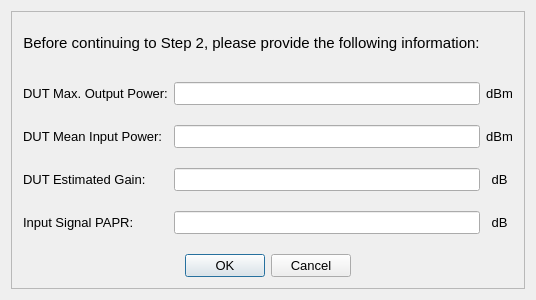
<?xml version="1.0" encoding="UTF-8"?>
<ui version="4.0">
 <class>safetycheck</class>
 <widget class="QDialog" name="safetycheck">
  <property name="geometry">
   <rect>
    <x>0</x>
    <y>0</y>
    <width>525</width>
    <height>300</height>
   </rect>
  </property>
  <property name="windowTitle">
   <string>safetycheck</string>
  </property>
  <layout class="QHBoxLayout" name="horizontalLayout">
   <item>
    <widget class="QFrame" name="frame">
     <property name="frameShape">
      <enum>QFrame::StyledPanel</enum>
     </property>
     <property name="frameShadow">
      <enum>QFrame::Raised</enum>
     </property>
     <layout class="QGridLayout" name="gridLayout" rowstretch="0,0,0,0,0,0,0,0,0,0">
      <property name="verticalSpacing">
       <number>20</number>
      </property>
      <item row="9" column="0" colspan="3">
       <widget class="QDialogButtonBox" name="safetyCheckButtons">
        <property name="font">
         <font>
          <family>Arial</family>
          <pointsize>10</pointsize>
         </font>
        </property>
        <property name="styleSheet">
         <string notr="true"/>
        </property>
        <property name="standardButtons">
         <set>QDialogButtonBox::Cancel|QDialogButtonBox::Ok</set>
        </property>
        <property name="centerButtons">
         <bool>true</bool>
        </property>
       </widget>
      </item>
      <item row="6" column="1">
       <widget class="QLineEdit" name="dutGain">
        <property name="font">
         <font>
          <pointsize>10</pointsize>
         </font>
        </property>
       </widget>
      </item>
      <item row="6" column="0">
       <widget class="QLabel" name="rfOutputLabel_2">
        <property name="font">
         <font>
          <family>Arial</family>
          <pointsize>10</pointsize>
         </font>
        </property>
        <property name="text">
         <string>DUT Estimated Gain:</string>
        </property>
       </widget>
      </item>
      <item row="4" column="0">
       <widget class="QLabel" name="rfInputLabel">
        <property name="font">
         <font>
          <family>Arial</family>
          <pointsize>10</pointsize>
         </font>
        </property>
        <property name="text">
         <string>DUT Max. Output Power:</string>
        </property>
       </widget>
      </item>
      <item row="8" column="1">
       <widget class="QLineEdit" name="paprCheck">
        <property name="font">
         <font>
          <pointsize>10</pointsize>
         </font>
        </property>
       </widget>
      </item>
      <item row="5" column="1">
       <widget class="QLineEdit" name="dutPower">
        <property name="font">
         <font>
          <pointsize>10</pointsize>
         </font>
        </property>
       </widget>
      </item>
      <item row="5" column="0">
       <widget class="QLabel" name="rfOutputLabel">
        <property name="font">
         <font>
          <family>Arial</family>
          <pointsize>10</pointsize>
         </font>
        </property>
        <property name="text">
         <string>DUT Mean Input Power:</string>
        </property>
       </widget>
      </item>
      <item row="8" column="2">
       <widget class="QLabel" name="rfInputLabel_4">
        <property name="font">
         <font>
          <family>Arial</family>
          <pointsize>10</pointsize>
         </font>
        </property>
        <property name="text">
         <string>dB</string>
        </property>
        <property name="alignment">
         <set>Qt::AlignCenter</set>
        </property>
       </widget>
      </item>
      <item row="4" column="1">
       <widget class="QLineEdit" name="dutMaxPower">
        <property name="font">
         <font>
          <pointsize>10</pointsize>
         </font>
        </property>
       </widget>
      </item>
      <item row="5" column="2">
       <widget class="QLabel" name="rfInputLabel_2">
        <property name="font">
         <font>
          <family>Arial</family>
          <pointsize>10</pointsize>
         </font>
        </property>
        <property name="text">
         <string>dBm</string>
        </property>
        <property name="alignment">
         <set>Qt::AlignCenter</set>
        </property>
       </widget>
      </item>
      <item row="0" column="0" colspan="2">
       <widget class="QLabel" name="label_4">
        <property name="font">
         <font>
          <family>Arial</family>
          <pointsize>11</pointsize>
         </font>
        </property>
        <property name="text">
         <string>Before continuing to Step 2, please provide the following information:</string>
        </property>
        <property name="alignment">
         <set>Qt::AlignCenter</set>
        </property>
       </widget>
      </item>
      <item row="8" column="0">
       <widget class="QLabel" name="rfOutputLabel_3">
        <property name="font">
         <font>
          <family>Arial</family>
          <pointsize>10</pointsize>
         </font>
        </property>
        <property name="text">
         <string>Input Signal PAPR:</string>
        </property>
       </widget>
      </item>
      <item row="6" column="2">
       <widget class="QLabel" name="rfInputLabel_3">
        <property name="font">
         <font>
          <family>Arial</family>
          <pointsize>10</pointsize>
         </font>
        </property>
        <property name="text">
         <string>dB</string>
        </property>
        <property name="alignment">
         <set>Qt::AlignCenter</set>
        </property>
       </widget>
      </item>
      <item row="4" column="2">
       <widget class="QLabel" name="rfInputLabel_5">
        <property name="font">
         <font>
          <family>Arial</family>
          <pointsize>10</pointsize>
         </font>
        </property>
        <property name="text">
         <string>dBm</string>
        </property>
        <property name="alignment">
         <set>Qt::AlignCenter</set>
        </property>
       </widget>
      </item>
     </layout>
    </widget>
   </item>
  </layout>
 </widget>
 <layoutdefault spacing="6" margin="11"/>
 <resources/>
 <connections/>
</ui>
